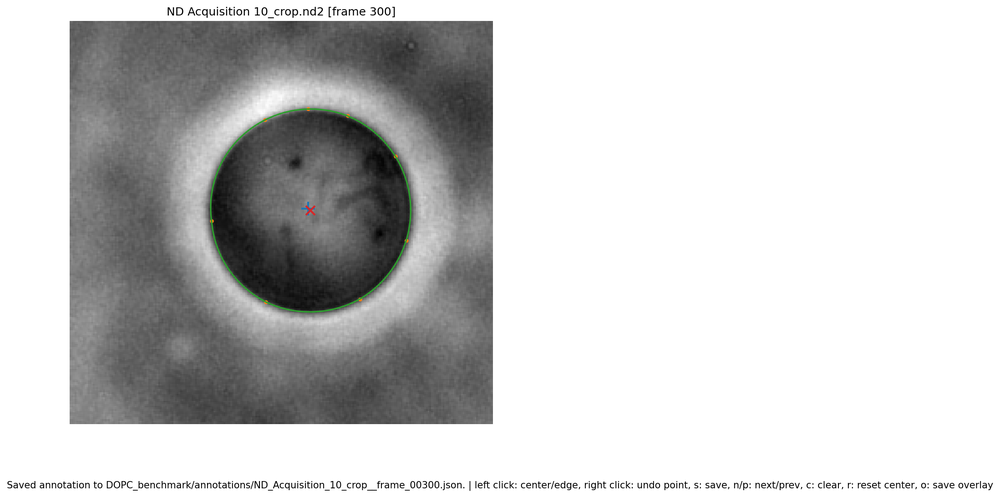
#> input picture testing/DOPC_benchmark/overlays/ND_Acquisition_10_crop__frame_00300.png, 1000 x 497 px, shrunk from 2197 x 1091 before the run
$ python -i edge_extractor.py   (imports and definitions only)
#> lines starting #> are read from the running program, lines starting #| are printed output that depends on the picture; after the words box and inside, x2 and y2 are one past the last pixel; in counts of white or black regions, pixels touching at a corner belong together
### vesmod/VesEdge/vesicle_video_utils.py
#!/usr/bin/env python3
# -*- coding: utf-8 -*-
"""
Created on Mon Dec 22 14:27:50 2025.

@author: js2746
"""
import numpy as np
import cv2
from .contour_geometry import fit_radial_baseline


# [62 lines left out: functions convert_to_cartesian, convert_to_polar, not called in this run]


def wrap_image_to_polar(image, origin_coords):
    """
    Convert an image from cartesian to polar about an origin point.

    Parameters
    ----------
    image : 2D numpy ndarray
        The image you wish to convert to polar coordinates.
    origin_coords : 2-tuple
        The X and Y coordinates that represent the new image origin.

    Returns
    -------
    2D numpy ndarray
        The image, wrapped into polar coordinates.
    float
        The scaling factor needed to convert back to Cartesian coordinates.

    """
    max_r = np.sqrt(((image.shape[0] / 2.0) ** 2.0) + ((image.shape[1] / 2.0) ** 2.0))
    polar_image = cv2.warpPolar(
        image,
        image.shape[::-1],  # OpenCV expects (width, height)
        (origin_coords[1], origin_coords[0]),
        max_r,
        cv2.WARP_FILL_OUTLIERS | cv2.WARP_POLAR_LINEAR,
    )
    scaling_factor = polar_image.shape[1] / max_r
    return polar_image, scaling_factor


# [31 lines left out: function zero_out_all_but_lowest_n_modes, not called in this run]


def isolate_region_of_array(arr, mask_center, window_fraction, set_bg_to_nan=False):
    """
    Mask a 2D array to retain only a local region around one or more center positions.

    A copy of ``arr`` is returned in which values outside a window centered on
    ``mask_center`` are replaced with either 0 or ``np.nan``. The half-width of
    the retained window is defined as a fraction of the center position itself:

    ``half_width = center * window_fraction``

    If ``mask_center`` is a scalar, the same mask is applied to every row. If
    ``mask_center`` is a list or ndarray, a separate mask is applied to each
    row using the corresponding center value.

    Parameters
    ----------
    arr : np.ndarray
        Two-dimensional array to be masked.
    mask_center : int, float, list, or np.ndarray
        Center column index (or indices) defining the retained region. A scalar
        applies a static mask to all rows, while a list or ndarray applies a
        row-specific mask.
    window_fraction : float
        Fractional half-width of the retained region. For a center position
        ``c``, values are preserved from

        ``c - c * window_fraction``

        to

        ``c + c * window_fraction``.

        For example, ``window_fraction=0.05`` retains approximately ±5% of the
        center position on either side of the center.
    set_bg_to_nan : bool, optional
        If ``True``, values outside the retained region are set to ``np.nan``.
        Otherwise they are set to 0.

    Returns
    -------
    np.ndarray
        Copy of ``arr`` with values outside the retained region removed.

    Raises
    ------
    TypeError
        If ``arr`` is not a NumPy array or if ``mask_center`` is not a scalar,
        list, or NumPy array.
    IndexError
        If ``arr`` is not two-dimensional or if a row-wise ``mask_center``
        array does not match the number of rows in ``arr``.

    """
    if not isinstance(arr, np.ndarray):
        raise TypeError("arr must be a numpy ndarray.")
    if len(arr.shape) != 2:
        raise IndexError("arr must be a 2D array")

    bg = 0
    if set_bg_to_nan:
        bg = np.nan
    masked_copy = np.full_like(arr, bg)

    if np.isscalar(mask_center):
        # static mask: preserve within threshold of mask_center for all rows.
        lower_bound = int(mask_center - mask_center * window_fraction)
        upper_bound = int(mask_center + mask_center * window_fraction) + 1
        lower_bound = max(0, lower_bound)
        upper_bound = min(arr.shape[1], upper_bound)
        masked_copy[:, lower_bound:upper_bound] = arr[:, lower_bound:upper_bound]
    elif isinstance(mask_center, (np.ndarray, list)):
        # moving mask: preserve within threshold of mask_center[i] on row i.
        if isinstance(mask_center, list):
            mask_center = np.array(mask_center)
        if mask_center.shape[0] != arr.shape[0]:
            raise IndexError("arr and mask_center must be same size in 0th dimension")
        for index, center_value in enumerate(mask_center):
            lower_bound = int(center_value - center_value * window_fraction)
            upper_bound = int(center_value + center_value * window_fraction) + 1
            lower_bound = max(0, lower_bound)
            upper_bound = min(arr.shape[1], upper_bound)
            masked_copy[index, lower_bound:upper_bound] = arr[index, lower_bound:upper_bound]
    else:
        raise TypeError("mask_center must be a scalar, list, or numpy ndarray.")

    return masked_copy


# [42 lines left out: functions measure_wrapped_finite_second_difference, downsample_to_new_indices, not called in this run]

### vesmod/VesEdge/contour_geometry.py
"""Shared geometry helpers for uniformly sampled radial contours.

The functions in this module operate on contours represented as radii sampled
at evenly spaced angles from zero through (but not including) 2π. They are
deliberately independent of extraction, QC, and persistence so the same
geometric projection can be reused by each layer.
"""

from dataclasses import dataclass

import cv2
import numpy as np


@dataclass(frozen=True)
class RadialBaselineFit:
    """Low-order Fourier representation of a uniformly sampled contour."""
    values: np.ndarray
    order: int


def fit_radial_baseline(radii, order):
    """Fit a low-order Fourier baseline to uniformly sampled radial values.

    Parameters
    ----------
    radii : numpy.ndarray or list
        One-dimensional radial values sampled at evenly spaced angles.
    order : int
        Highest positive Fourier harmonic to retain. ``order=0`` retains only
        the mean radius.

    Returns
    -------
    RadialBaselineFit
        The reconstructed contour and the requested harmonic order.

    Raises
    ------
    TypeError
        If ``radii`` is not one-dimensional or ``order`` is not an integer.
    ValueError
        If ``order`` is negative.
    IndexError
        If the requested order is not supported by the number of samples.
    """
    if isinstance(radii, list):
        radii = np.asarray(radii)
    if not isinstance(radii, np.ndarray) or radii.ndim != 1:
        raise TypeError("radii must be a 1D numpy array or list")
    if not isinstance(order, int):
        raise TypeError("order must be an int")
    if order < 0:
        raise ValueError("order must be a positive integer")
    if order >= radii.shape[0] // 2:
        raise IndexError(
            f"radii does not have enough modes ({radii.shape[0]}) "
            f"to retain the lowest {order}."
        )
    spectrum = np.fft.fft(radii)
    if order == 0:
        spectrum[1:] = 0
    else:
        spectrum[order + 1 : -order] = 0
    return RadialBaselineFit(np.fft.ifft(spectrum).real, order)


def radial_contour_centroid(origin, radii):
    """Return the area centroid of a uniformly sampled radial contour.

    ``radii`` is interpreted on a uniform angular grid about ``origin``. The
    corresponding Cartesian polygon is passed to OpenCV for its spatial
    moments. Moments are evaluated in coordinates relative to ``origin`` so a
    rigid translation of the same contour does not lose precision when OpenCV
    converts contour coordinates to single precision.

    Parameters
    ----------
    origin : tuple[float, float]
        Cartesian ``(x, y)`` origin used by the radial representation.
    radii : numpy.ndarray
        Positive radial distances sampled uniformly over ``[0, 2π)``.

    Returns
    -------
    tuple[float, float]
        Area centroid of the contour in Cartesian ``(x, y)`` coordinates.

    Raises
    ------
    TypeError
        If ``radii`` is not a one-dimensional NumPy array.
    ValueError
        If fewer than three samples are provided or the contour encloses zero
        area.
    """
    if not isinstance(radii, np.ndarray) or radii.ndim != 1:
        raise TypeError("radii must be a 1D numpy array")
    if radii.size < 3:
        raise ValueError("radii must contain at least three samples")

    radii = np.asarray(radii, dtype=float)
    theta = np.linspace(0.0, 2.0 * np.pi, radii.size, endpoint=False)
    x_relative = radii * np.cos(theta)
    y_relative = radii * np.sin(theta)

    contour = np.column_stack((x_relative, y_relative)).astype(np.float32)
    moments = cv2.moments(contour)
    if np.isclose(moments["m00"], 0.0):
        raise ValueError("contour must enclose non-zero area")

    centroid_relative_x = float(moments["m10"] / moments["m00"])
    centroid_relative_y = float(moments["m01"] / moments["m00"])
    return (
        origin[0] + centroid_relative_x,
        origin[1] + centroid_relative_y,
    )

### vesmod/VesEdge/edge_extractor.py
#!/usr/bin/env python3
# -*- coding: utf-8 -*-
"""
Created on Mon Dec 22 12:27:16 2025.

@author: js2746
"""
from pathlib import Path
from scipy import ndimage
from skimage import filters
from skimage.measure import regionprops
import matplotlib.pyplot as plt
import numpy as np
from .vesicle_video_utils import wrap_image_to_polar, isolate_region_of_array, convert_to_cartesian
from .contour_geometry import fit_radial_baseline, radial_contour_centroid


_ORIGIN_REFINEMENT_TOLERANCE_PIXELS = 0.05
_MAX_ORIGIN_REFINEMENTS = 3


def extract_edge_from_frame(frame, debug_path=None):
    """Extract a vesicle edge from one image frame.

    The image-derived center is used as the initial polar-extraction origin.
    After each extraction, the centroid of the detected contour is calculated.
    If that centroid differs appreciably from the origin used for extraction,
    the edge is extracted again directly from the image using the updated
    origin. The returned radii are therefore always measurements made about the
    returned origin; they are never geometrically reparameterized from a
    contour measured about a different origin.

    Parameters
    ----------
    frame : numpy ndarray
        The 2D array of intensity values from a vesicle video frame.
    debug_path : pathlib.Path, optional
        If not None, output debug images to ``debug_path`` and skip normal edge
        extraction.

    Returns
    -------
    r_vals : numpy.ndarray
        One-dimensional distances from ``contour_origin`` to the detected
        vesicle edge, evenly spaced in theta from 0 to 2pi.
    contour_origin : tuple
        Row, column coordinates of the origin actually used to measure
        ``r_vals``.
    """
    if debug_path is not None:
        debug_path = Path(debug_path)
        debug_path.mkdir(parents=True, exist_ok=True)
        _make_debug_image(frame, debug_path)
        return None, None

    origin = approximate_vesicle_com(frame)

    for _ in range(_MAX_ORIGIN_REFINEMENTS):
        r_vals = _extract_edge_from_origin(frame, origin)
        centroid_xy = radial_contour_centroid(
            (origin[1], origin[0]),
            r_vals,
        )
        centroid = (centroid_xy[1], centroid_xy[0])

        shift = np.hypot(
            centroid[0] - origin[0],
            centroid[1] - origin[1],
        )
        if shift <= _ORIGIN_REFINEMENT_TOLERANCE_PIXELS:
            return r_vals, origin

        origin = centroid

    # Measure once more from the final refined origin so the stored radii and
    # stored origin always describe the same direct image extraction.
    return _extract_edge_from_origin(frame, origin), origin


def _extract_edge_from_origin(frame, origin):
    """Measure radial edge distances directly from ``frame`` about ``origin``."""
    # step 1: naive refinement of edge region
    polar_sobel, scaling_factor = wrap_image_to_polar(filters.sobel(frame), origin)
    avg = np.mean(np.argmax(polar_sobel, axis=1))
    vertically_masked_polar_sobel = isolate_region_of_array(polar_sobel, avg, 0.25)
    max_of_masked_region = np.argmax(vertically_masked_polar_sobel, axis=1)

    # step 2: FFT-informed refinement of edge region
    approx_edge = fit_radial_baseline(max_of_masked_region, order=7).values

    # step 3: wrap the original image to polar about the requested origin
    original_frame_polar, _ = wrap_image_to_polar(frame, origin)

    # step 4: radial-only filtering and apply FFT-informed mask
    radial_gradient = _radial_gradient(original_frame_polar)
    masked_gradient = isolate_region_of_array(
        radial_gradient,
        approx_edge,
        0.05,
        True,
    )
    edge_indices = np.nanargmax(masked_gradient, axis=1)

    return edge_indices / scaling_factor


def _radial_gradient(polar_image):
    """Smooth and differentiate each angular row independently along radius.

    Polar axes are angle (0) and radius (1). Sigma is measured in radial
    samples. Float output preserves signed gradients and supports NaN masking.
    The earlier Fourier baseline still couples angles through the search window.
    """
    radially_smoothed = ndimage.gaussian_filter1d(
        np.asarray(polar_image, dtype=float),
        sigma=2,
        axis=1,
        mode="reflect",
    )
    return ndimage.correlate1d(
        radially_smoothed,
        weights=[-1, 0, 1],
        axis=1,
        mode="reflect",
    )


# [73 lines left out: function _make_debug_image, not called in this run]


def approximate_vesicle_com(frame, sigma=10, debug_path=None):
    """
    Find the center of mass of a vesicle within an image frame.

    Workflow: sobel filter -> gaussian blur -> otsu threshold -> find centroid.

    Parameters
    ----------
    frame : 2D numpy ndarray
        The image frame containing your vesicle.
    sigma : float, OPTIONAL
        Sigma value for the amount of gaussian blurring. Default is 10.
    debug_path : pathlib Path, OPTIONAL
        If not None, make an image that shows each step of this process and save\
        it to this path.

    Returns
    -------
    tuple
        The coordinates for the approximate center of mass of your vesicle.

    """
#> called with sigma = 10
    sobel_filter = filters.sobel(frame)
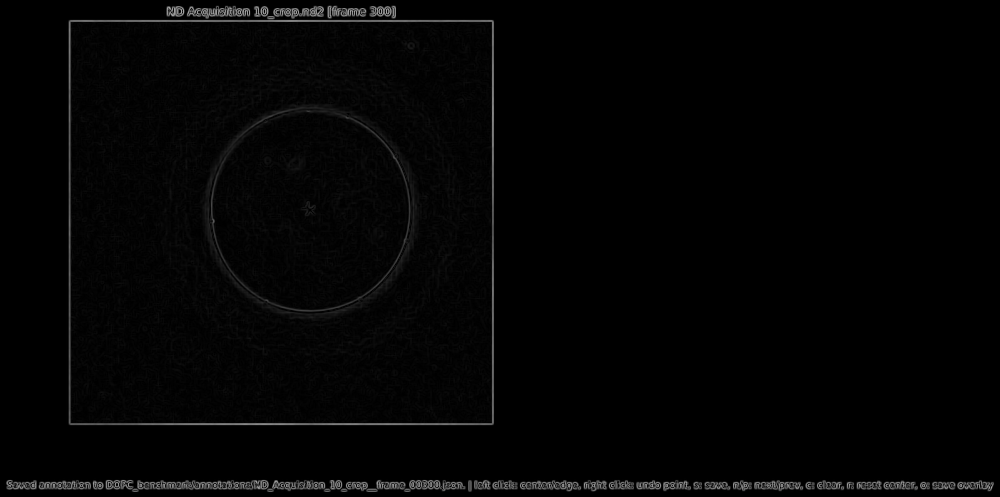
#> sobel_filter: shape (497, 1000) float64; min 0, max 0.674, mean 0.0156
    blurred = ndimage.gaussian_filter(sobel_filter, sigma=sigma)
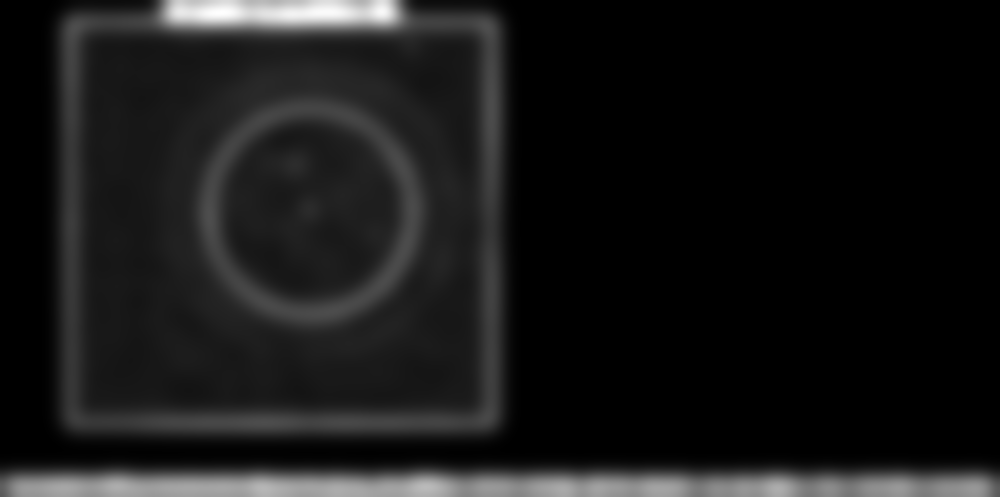
#> blurred: shape (497, 1000) float64; min 0, max 0.163, mean 0.0156; drawn with min black and max white
    greater_than_otsu_threshold = (blurred > filters.threshold_otsu(blurred)).astype(int)
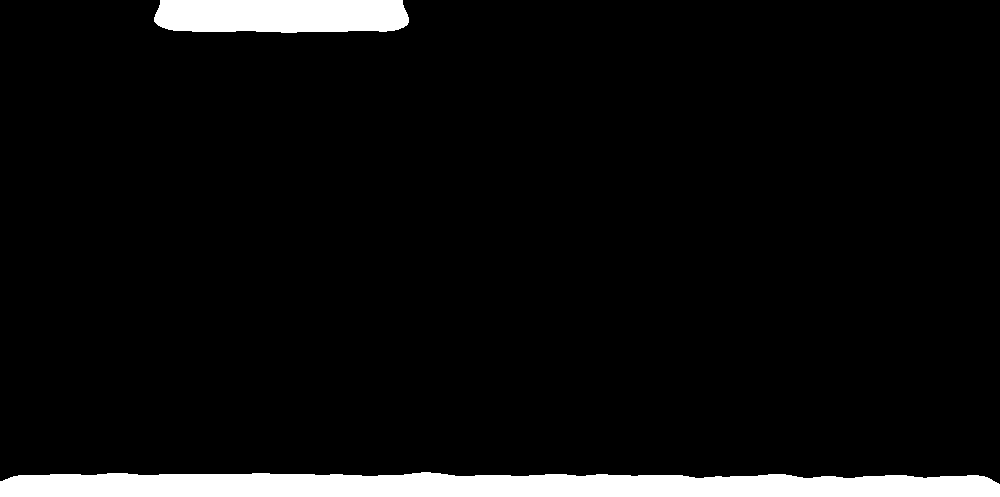
#> greater_than_otsu_threshold: shape (497, 1000) int64; values 0 (black) and 1 (white), 6% white; 2 white regions, box (x1, y1, x2, y2) and area: (0, 472, 1000, 497) 21831, (154, 0, 409, 33) 7820
    centroid = regionprops(greater_than_otsu_threshold, blurred)[0].centroid
#> centroid = (361.5, 434.7)
    if debug_path is not None:
        _make_debug_image_centroid((frame, sobel_filter, blurred, greater_than_otsu_threshold, centroid), debug_path)
    return centroid


# [20 lines left out: function _make_debug_image_centroid, not called in this run]

>>> import cv2
>>> picture = cv2.imread('../../testing/DOPC_benchmark/overlays/ND_Acquisition_10_crop__frame_00300.png', cv2.IMREAD_GRAYSCALE)
>>> result = extract_edge_from_frame(picture)
#> the loop in extract_edge_from_frame, `for _ in range(_MAX_ORIGIN_REFINEMENTS):` made 2 passes
#> (avg in _extract_edge_from_origin, centroid_relative_x in radial_contour_centroid, centroid_relative_y in radial_contour_centroid, centroid_xy, shift) on pass 1: (397.7, -64.77, -42.32, (369.9, 319.2), 77.37)
#> avg in _extract_edge_from_origin on pass 2: 434.5
#> pass 1, in wrap_image_to_polar, `polar_image = cv2.warpPolar( image, image.shape[::-1],`:
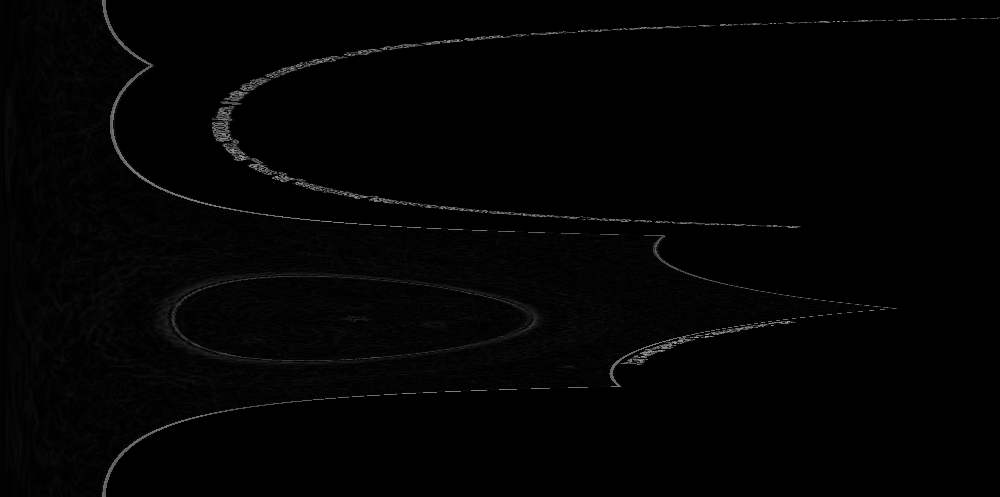
#> polar_image: shape (497, 1000) float64; min 0, max 0.649, mean 0.0116
#> pass 1, in _extract_edge_from_origin, `vertically_masked_polar_sobel = isolate_region_of_array(polar_sobel, a..`:
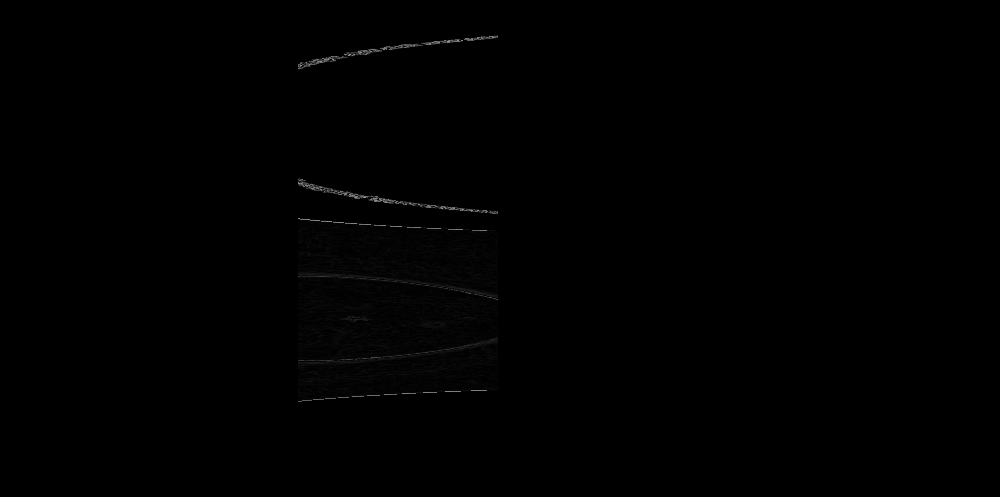
#> vertically_masked_polar_sobel: shape (497, 1000) float64; min 0, max 0.626, mean 0.00265
#> pass 1, in wrap_image_to_polar (call 2), `polar_image = cv2.warpPolar( image, image.shape[::-1],`:
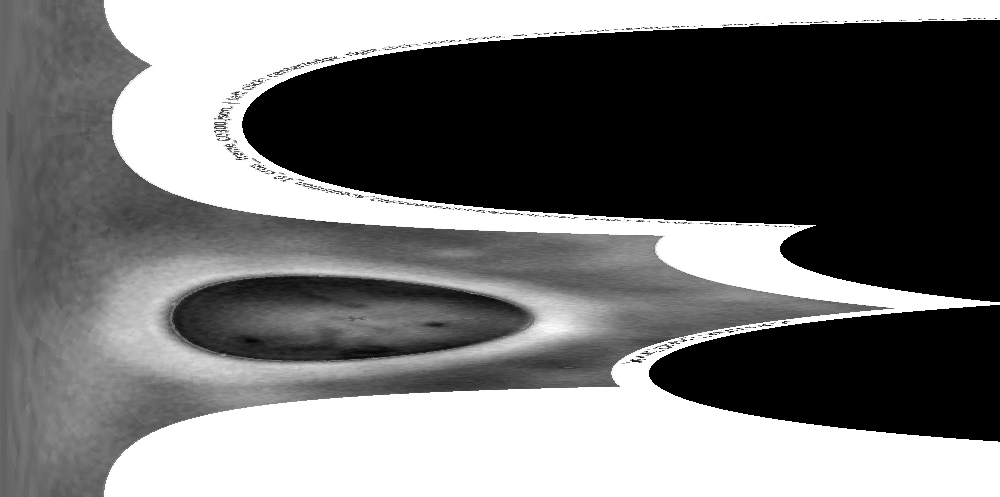
#> polar_image: shape (497, 1000); min 0, max 255, mean 115.8
#> (the run stopped early here; a loop or call above may not have finished)
